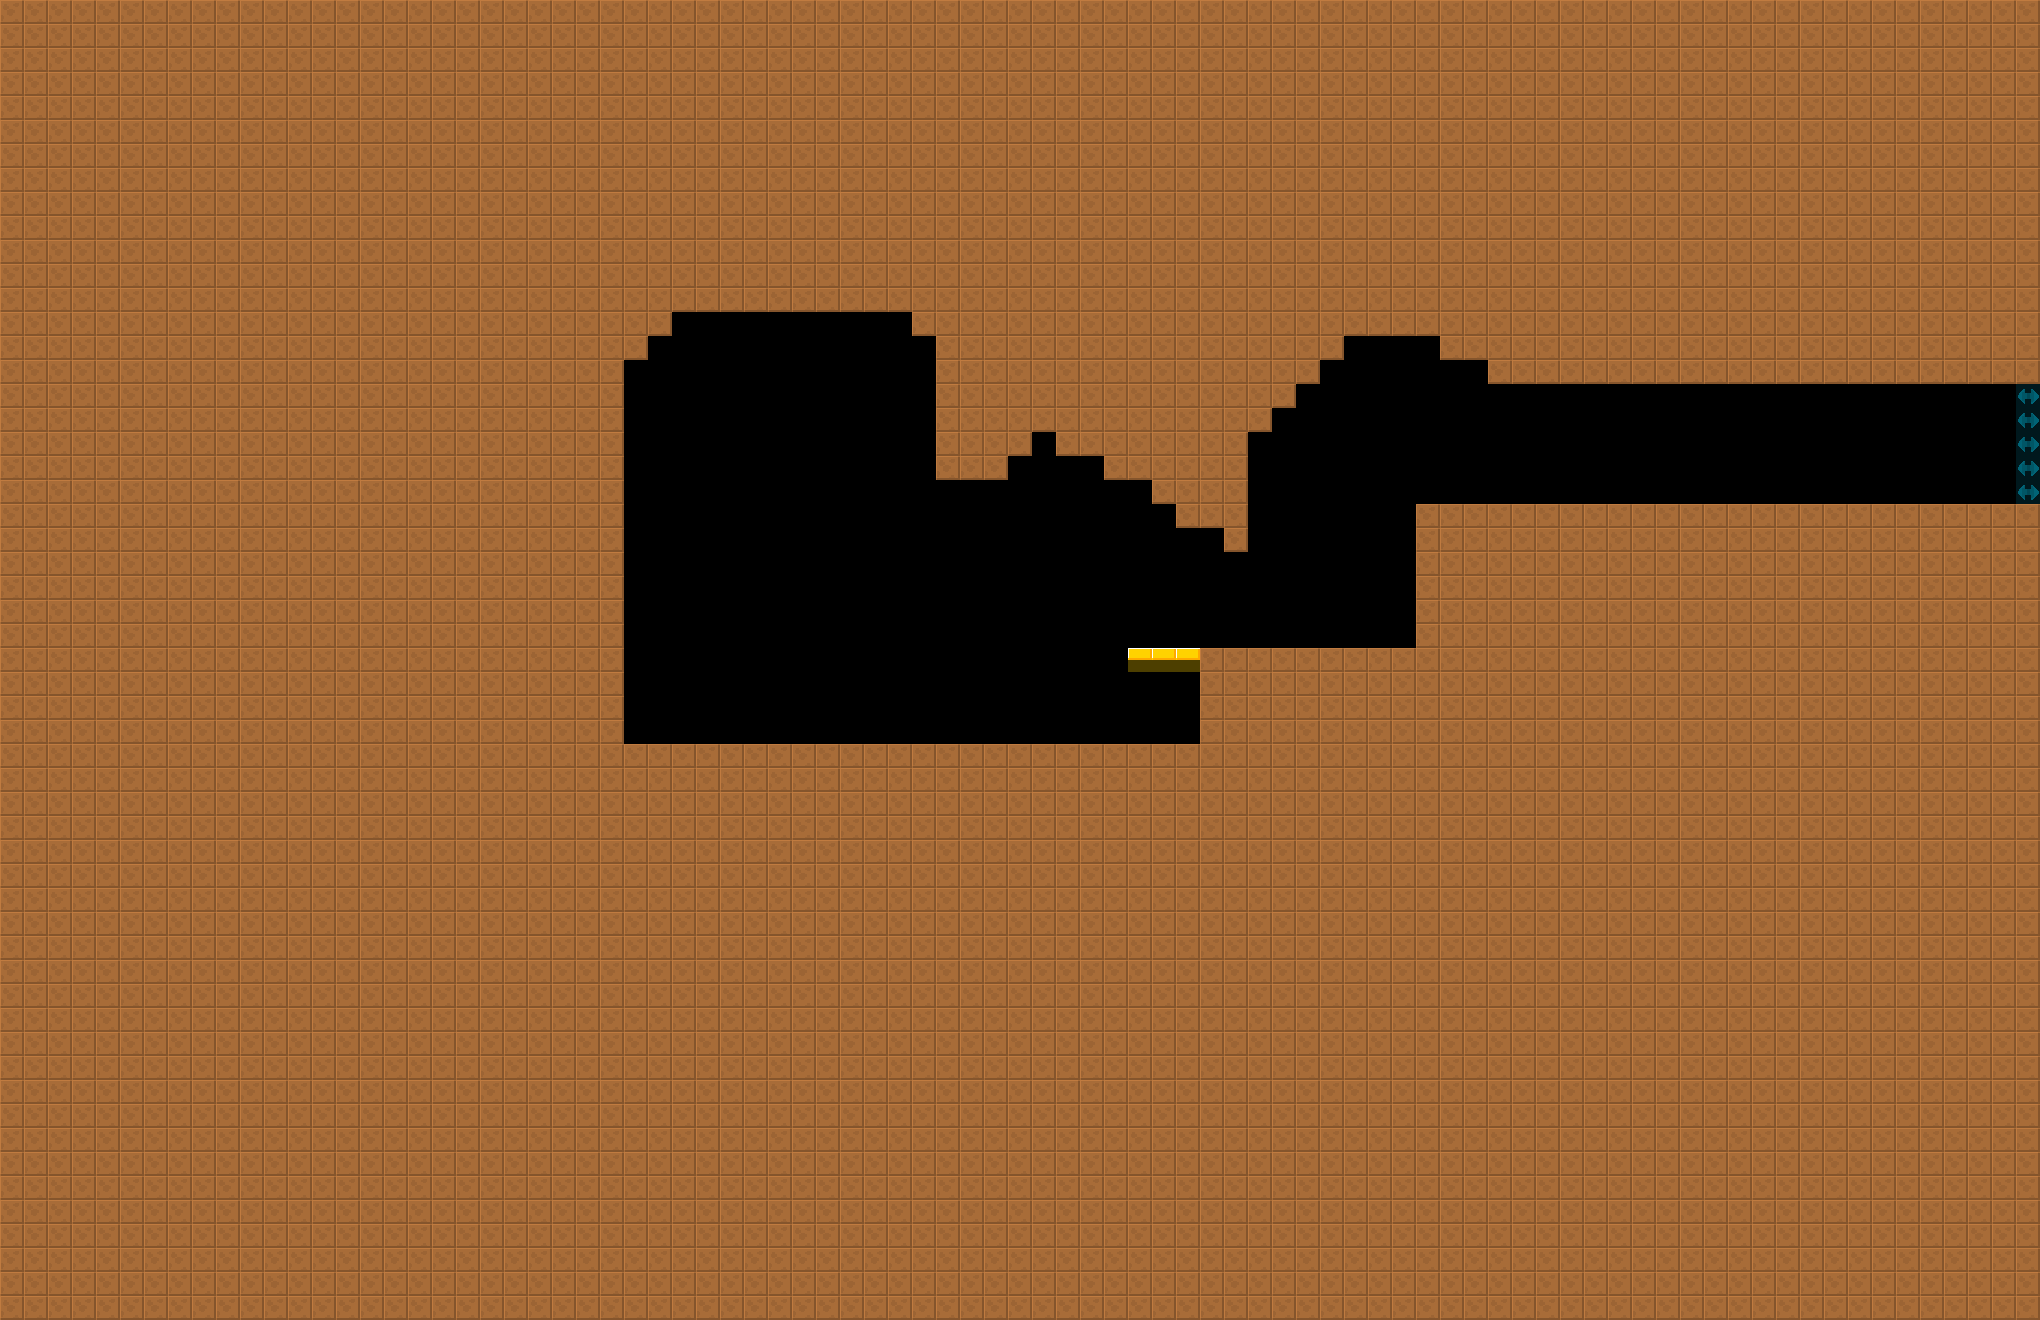

This is a level from a 2D game, rendered from its Tiled map with the project's own tilesets. A one-line summary and the map file follow, with tile-layer data summarised:
An orthogonal 85x55 tile map with 24x24 px tiles, 2 tile layers (col, lnk), 2 tilesets and 23 objects (4x CustomDeco, 3x DisableDecorator, 2x Light, 2x Npc, 2x Door, ...).

<map version="1.4" tiledversion="1.4.2" orientation="orthogonal" renderorder="right-down" width="85" height="55" tilewidth="24" tileheight="24" infinite="0" nextlayerid="4" nextobjectid="8">
 <tileset firstgid="6" source="../../lnk.tsx" />
 <tileset firstgid="1" source="../../col.tsx" />
 <layer id="1" name="col" width="85" height="55">
  <data>[4675 cells, 4101 non-empty, 2 distinct tile ids]</data>
 </layer>
 <layer id="2" name="lnk" width="85" height="55" opacity="0.5">
  <data>[4675 cells, 5 non-empty, 1 distinct tile ids]</data>
 </layer>
 <objectgroup id="3" name="markers" opacity="0.5">
  <object id="1" name="DisableDecorator" type="DisableDecorator" x="624" y="312" width="336" height="480">
   <properties>
    <property name="yr" value="0" />
    <property name="xr" value="0" />
   </properties>
  </object>
  <object id="2" name="Light" type="Light" x="744" y="384" width="24" height="24">
   <properties>
    <property name="yr" value="0" />
    <property name="xr" value="0" />
    <property name="light" value="FlaskPipe" />
   </properties>
  </object>
  <object id="3" name="DisableDecorator" type="DisableDecorator" x="1416" y="384" width="240" height="120">
   <properties>
    <property name="yr" value="0" />
    <property name="xr" value="0" />
   </properties>
  </object>
  <object id="4" name="CustomDeco" type="CustomDeco" x="744" y="456" width="24" height="24">
   <properties>
    <property name="yr" value="0" />
    <property name="xr" value="0" />
    <property name="customId" value="bannerSpawn" />
   </properties>
  </object>
  <object id="5" name="GenericEventTrigger" type="GenericEventTrigger" x="1296" y="480" width="120" height="168">
   <properties>
    <property name="yr" value="0" />
    <property name="xr" value="0" />
    <property name="customId" value="doubleJumpTuto" />
   </properties>
  </object>
  <object id="6" name="Npc" type="Npc" x="1560" y="480" width="24" height="24">
   <properties>
    <property name="yr" value="0" />
    <property name="xr" value="0" />
    <property name="customId" value="cliff" />
   </properties>
  </object>
  <object id="7" name="StartCC" type="StartCC" x="1680" y="480" width="24" height="24">
   <properties>
    <property name="yr" value="0" />
    <property name="xr" value="0" />
   </properties>
  </object>
  <object id="8" name="StartBow" type="StartBow" x="1752" y="480" width="24" height="24">
   <properties>
    <property name="yr" value="0" />
    <property name="xr" value="0" />
   </properties>
  </object>
  <object id="9" name="StartShield" type="StartShield" x="1824" y="480" width="24" height="24">
   <properties>
    <property name="yr" value="0" />
    <property name="xr" value="0" />
   </properties>
  </object>
  <object id="10" name="StartAmulet" type="StartAmulet" x="1896" y="480" width="24" height="24">
   <properties>
    <property name="yr" value="0" />
    <property name="xr" value="0" />
   </properties>
  </object>
  <object id="11" name="Door" type="Door" x="1968" y="480" width="24" height="24">
   <properties>
    <property name="yr" value="0" />
    <property name="xr" value="0" />
   </properties>
  </object>
  <object id="12" name="Light" type="Light" x="888" y="576" width="24" height="24">
   <properties>
    <property name="yr" value="0" />
    <property name="xr" value="0" />
    <property name="light" value="FlaskWindow" />
   </properties>
  </object>
  <object id="13" name="CustomDeco" type="CustomDeco" x="888" y="600" width="24" height="24">
   <properties>
    <property name="yr" value="0" />
    <property name="xr" value="0" />
    <property name="customId" value="spawnerWindow" />
   </properties>
  </object>
  <object id="14" name="Door" type="Door" x="1224" y="624" width="24" height="24">
   <properties>
    <property name="yr" value="0" />
    <property name="xr" value="0" />
   </properties>
  </object>
  <object id="15" name="DisableDecorator" type="DisableDecorator" x="912" y="648" width="240" height="96">
   <properties>
    <property name="yr" value="0" />
    <property name="xr" value="0" />
   </properties>
  </object>
  <object id="16" name="CustomDeco" type="CustomDeco" x="624" y="720" width="24" height="24">
   <properties>
    <property name="yr" value="0" />
    <property name="xr" value="0" />
    <property name="customId" value="skeletonSpawn" />
   </properties>
  </object>
  <object id="17" name="UsableBody" type="UsableBody" x="696" y="720" width="24" height="24">
   <properties>
    <property name="yr" value="0" />
    <property name="xr" value="0" />
    <property name="customId" value="alt" />
   </properties>
  </object>
  <object id="18" name="TubeSpawn" type="TubeSpawn" x="744" y="720" width="24" height="24">
   <properties>
    <property name="yr" value="0" />
    <property name="xr" value="0" />
   </properties>
  </object>
  <object id="19" name="CustomDeco" type="CustomDeco" x="888" y="720" width="24" height="24">
   <properties>
    <property name="yr" value="1" />
    <property name="xr" value="0" />
    <property name="customId" value="billot" />
   </properties>
  </object>
  <object id="20" name="Examinable" type="Examinable" x="912" y="720" width="24" height="24">
   <properties>
    <property name="yr" value="0" />
    <property name="xr" value="0" />
    <property name="customId" value="head" />
   </properties>
  </object>
  <object id="21" name="UsableBody" type="UsableBody" x="984" y="720" width="24" height="24">
   <properties>
    <property name="yr" value="0" />
    <property name="xr" value="0" />
    <property name="customId" value="main" />
   </properties>
  </object>
  <object id="22" name="PreviousMoney" type="PreviousMoney" x="1032" y="720" width="24" height="24">
   <properties>
    <property name="yr" value="0" />
    <property name="xr" value="0" />
   </properties>
  </object>
  <object id="23" name="Npc" type="Npc" x="1104" y="720" width="24" height="24">
   <properties>
    <property name="yr" value="0" />
    <property name="xr" value="0" />
    <property name="customId" value="close" />
   </properties>
  </object>
 </objectgroup>
</map>
